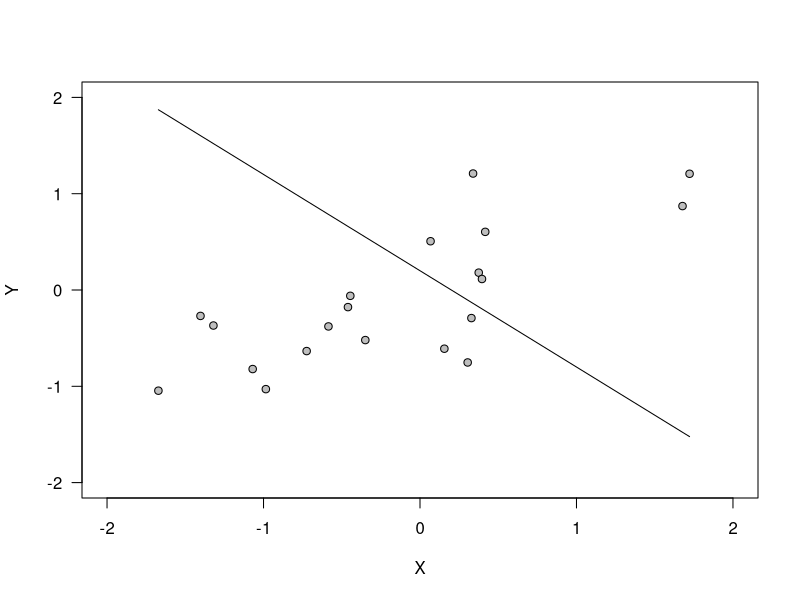
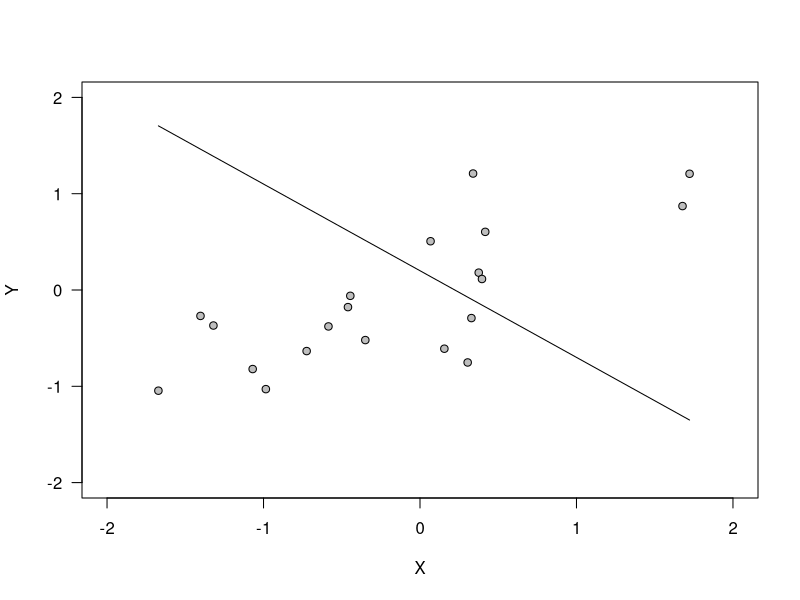
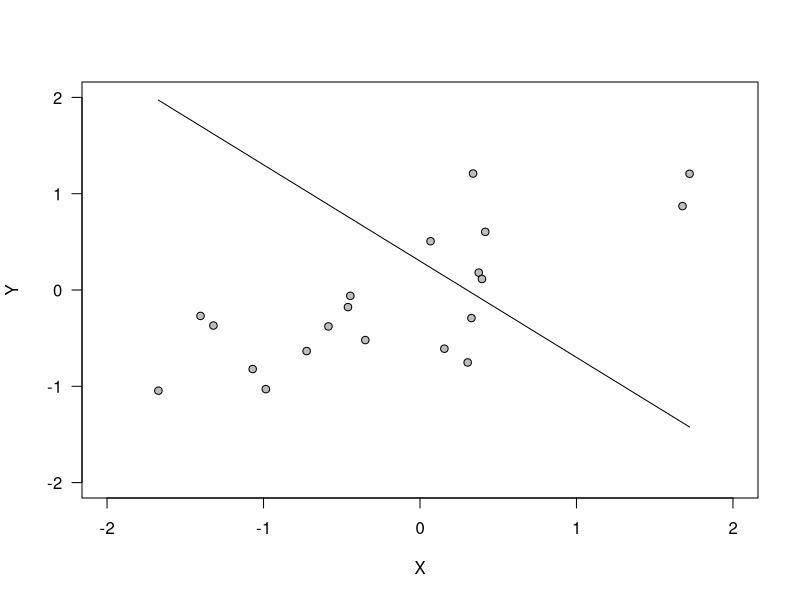
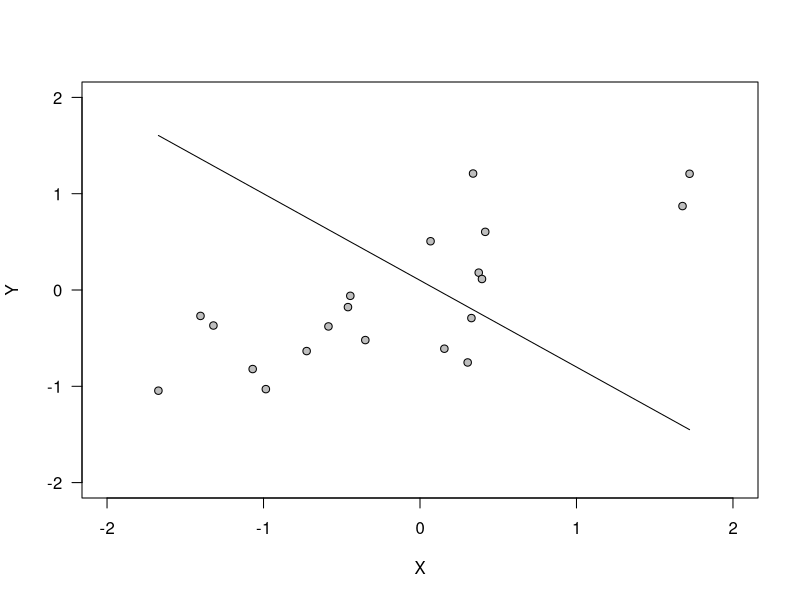
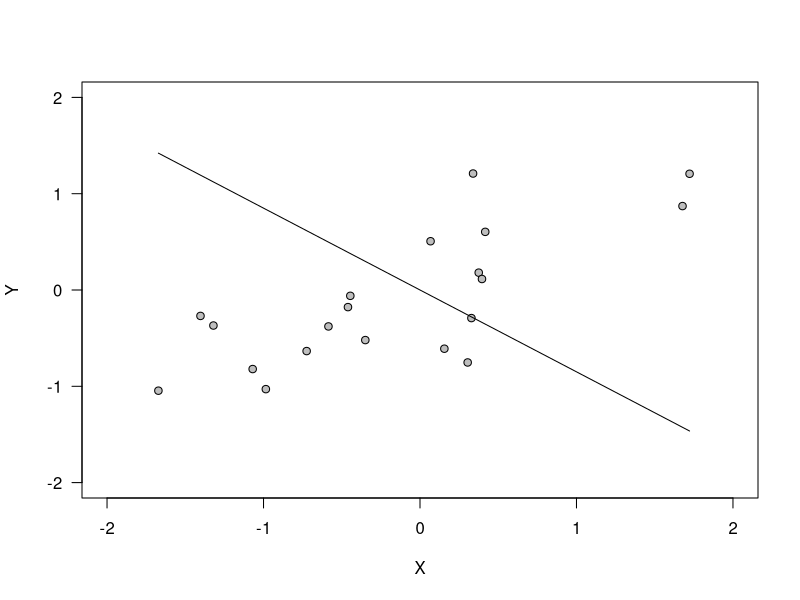
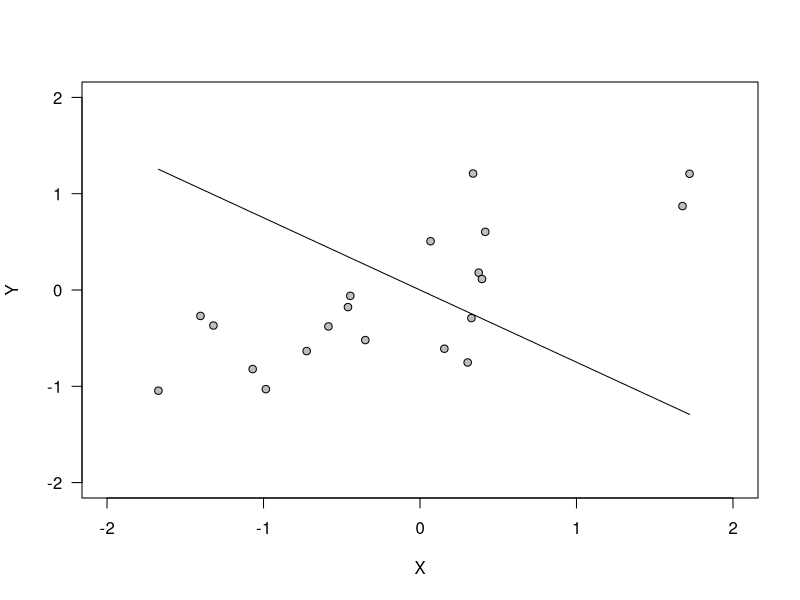
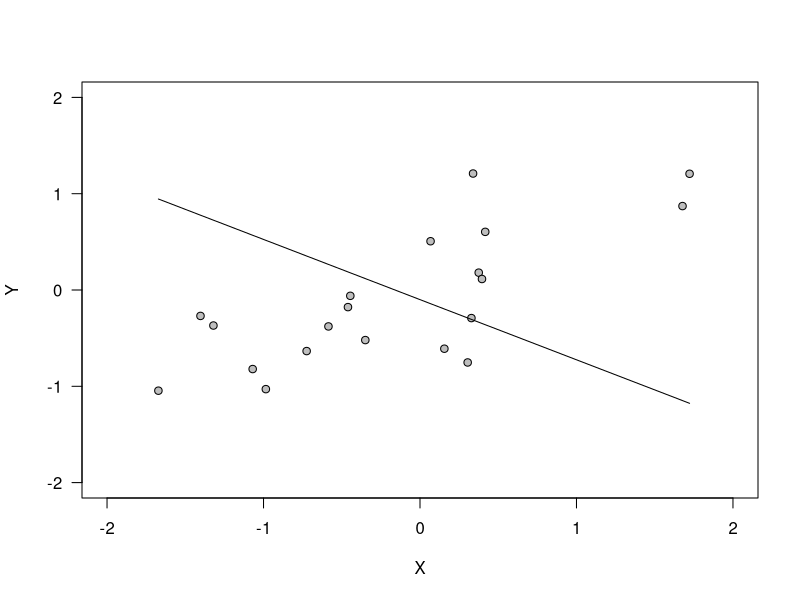
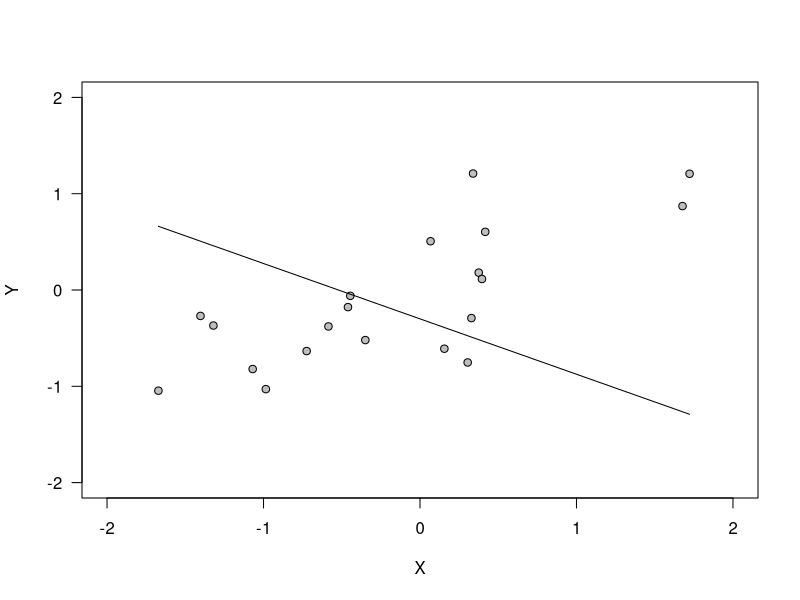

Write R code to recreate these figures, in order.
## Listing 3.1
rm(list = ls())
getregpred <- function(parms, data) {
    pred <- parms["b0"] + parms["b1"] * data[,2]
    par(ask = TRUE)
    plot(data[,2], type = "n", las = 1, ylim = c(-2, 2), xlim = c(-2, 2),
         xlab = "X", ylab = "Y")
    par(ask = TRUE)
    points(data[,2], data[,1], pch = 21, bg = "gray")
    lines(data[,2], pred, lty = "solid")
    return(pred)
}

## Obtain current predictions and compute discrepancy
rmsd <- function(parms, data1) {
    n <- nrow(data1)
    pred <- getregpred(parms, data1)
    ## mean squared deviation
    msd <- sum((pred - data1)^2) / n
    return(sqrt(msd))
}
    

rho <- .8      ## True b1
intercept <- 0 ## True b0
nDataPts <- 20

## generate synthetic data
data <- matrix(0, nDataPts, 2)

data[, 2] <- rnorm(nDataPts)
data[, 1] <- rnorm(nDataPts) * sqrt(1.0 - rho^2) + data[,2] * rho + intercept


x <- c(-0.89982415,  1.56116441, -1.78037455,  1.45501677,  1.27647533,
       -1.07390318, -0.41044245,  0.72778349, -0.52919587,  1.60584716,
        0.19985433,  1.83350908, -0.96984766, -0.54173508, -0.80143901,
       0.06808271, -1.17132121, -0.34542501,  0.37408046, -1.82817883)
y <- c(-0.89242375,  1.10527017, -1.53634022,  1.07810283,  0.43829784,
       -0.45811606, -0.26481776,  0.09022096,  0.01988166,  1.52272055,
       -0.38993976,  1.02379374, -1.17145366, -0.10908183, -1.26349586,
       1.15732887, -0.853354  , -0.95531825, -0.52389054, -1.54687098)
m0 <- lm(y~x)
summary(m0)
## Call:
## lm(formula = y ~ x)
## 
## Residuals:
##      Min       1Q   Median       3Q      Max 
## -0.66668 -0.33968 -0.09139  0.22904  1.23831 
## 
## Coefficients:
##             Estimate Std. Error t value Pr(>|t|)    
## (Intercept) -0.13077    0.10751  -1.216     0.24    
## x            0.73129    0.09592   7.624 4.83e-07 ***
## ---
## Signif. codes:  0 ‘***’ 0.001 ‘**’ 0.01 ‘*’ 0.05 ‘.’ 0.1 ‘ ’ 1
## 
## Residual standard error: 0.4801 on 18 degrees of freedom
## Multiple R-squared:  0.7636,	Adjusted R-squared:  0.7504 
## F-statistic: 58.13 on 1 and 18 DF,  p-value: 4.829e-07

## do conventional regression analysis
lm(data[,1] ~ data[,2])
## Call:
## lm(formula = data[, 1] ~ data[, 2])
## 
## Coefficients:
## (Intercept)    data[, 2]  
## -0.1523       0.7819

## assign starting values
startParms <- c(-1., .2)
names(startParms) <- c("b1", "b0")

## obtain parameter estimates
xout <- optim(startParms, rmsd, data1 = data)
xout$par
xout$counts
xout$value
## $par
##          b1          b0 
##  0.89106336 -0.07604052 
## 
## $value
## [1] 0.523369
## 
## $counts
## function gradient 
##      119       NA 
## 
## $convergence
## [1] 0

